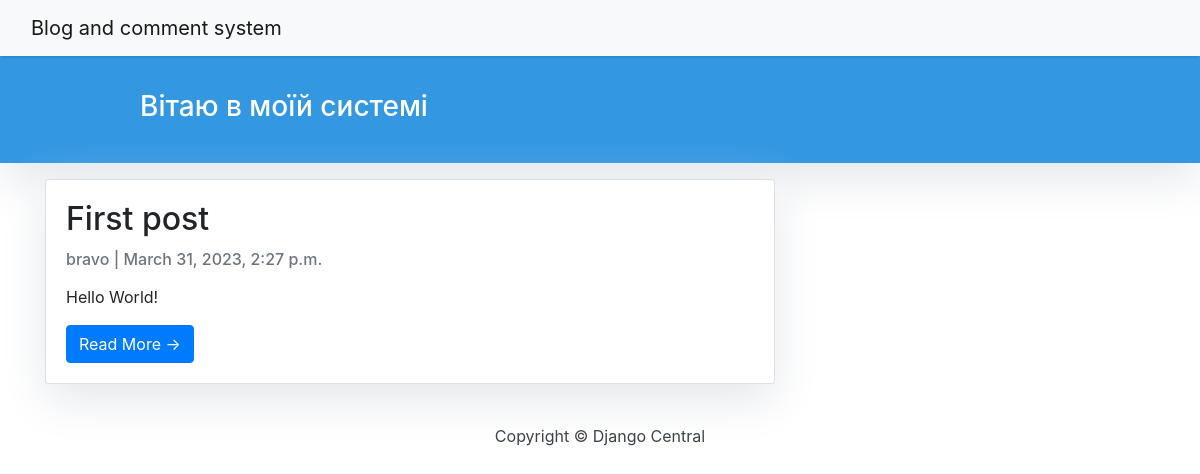
The page / on the database its author committed.
### blog/models.py (models this page shows, shortened)
class Post(models.Model):
    title = models.CharField(max_length=200, unique=True)
    slug = models.SlugField(max_length=200, unique=True)
    author = models.ForeignKey(
        User, on_delete=models.CASCADE, related_name="blog_posts"
    )
    updated_on = models.DateTimeField(auto_now=True)
    content = models.TextField()
    created_on = models.DateTimeField(auto_now_add=True)
    status = models.IntegerField(choices=STATUS, default=0)
    class Meta:
        ordering = ["-created_on"]

### blog/views.py (the view)
# urls.py: path("", views.PostList.as_view(), name="home"),
class PostList(generic.ListView):
    queryset = Post.objects.filter(status=1).order_by("-created_on")
    template_name = "index.html"
    paginate_by = 3

### templates/index.html (shortened to what this page needs)
{% extends "base.html" %}
{% block content %}
    <header class="masthead">
        <div class="container">
            <div class="row">
                <div class=" col-md-8 col-md-10 mx-auto">
                    <div class="site-heading">
                        <h3 class=" site-heading my-4 mt-3 text-white"> Вітаю в моїй системі </h3>
                    </div>
                </div>
            </div>
        </div>
    </header>
    <div class="container">
        <div class="row">
            <div class="col-md-8 mt-3 left">
                {% for post in post_list %}
                    <div class="card mb-4">
                        <div class="card-body">
                            <h2 class="card-title">{{ post.title }}</h2>
                            <p class="card-text text-muted h6">{{ post.author }} | {{ post.created_on}}  </p>
                            <p class="card-text">{{post.content|safe|slice:":200" }}</p>
                            <a href="{% url 'post_detail' post.slug  %}" class="btn btn-primary">Read More &rarr;</a>
                        </div>
                    </div>
                {% endfor %}
            </div>
        </div>
    </div>
{%endblock%}

### static/css/base.css (style rules this page uses)
body { font-family: "Roboto", sans-serif; font-size: 17px; background-color: #fdfdfd; }
.masthead { background: #3398E1; height: auto; padding-bottom: 15px; box-shadow: 0 16px 48px #E3E7EB; padding-top: 10px; }
.card { box-shadow: 0 16px 48px #E3E7EB; }

### rows shown on the page
Post: title "First post", author "bravo", created_on "March 31, 2023, 2:27 p.m.", content "Hello World!"
